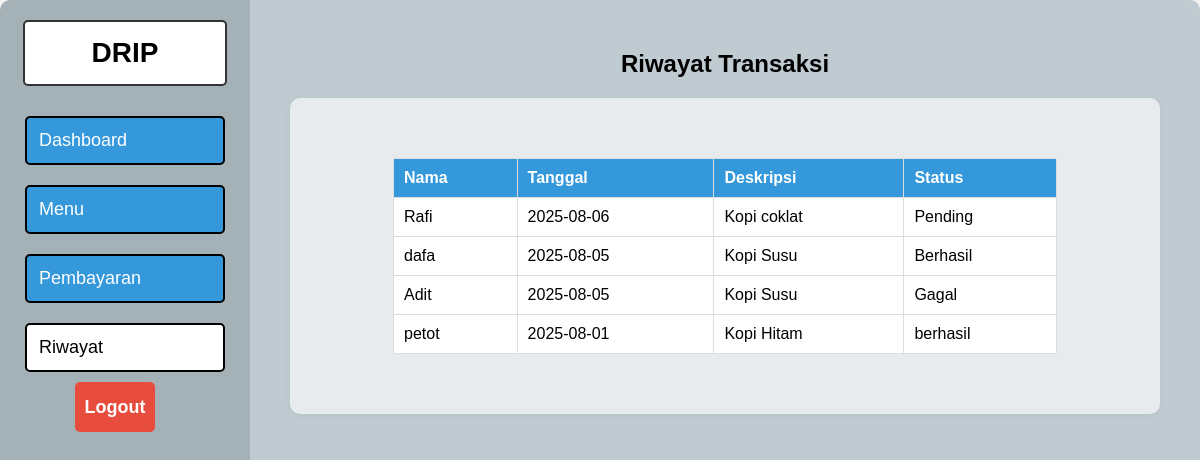
The page /pages/riwayat.php (signed in) on the database its author committed.
### tables this page shows
CREATE TABLE `transaksi` (
  `id_transaksi` int(11) NOT NULL,
  `tanggal` date NOT NULL,
  `nama` varchar(20) NOT NULL,
  `status` varchar(20) NOT NULL,
  `deskripsi` varchar(20) NOT NULL
);

### pages/riwayat.php (the view)
<?php
include '../includes/header.php';
include '../includes/db.php';
$transaksi = $conn->query("SELECT * FROM transaksi ORDER BY tanggal DESC");
?>
<div class="container">
  <div class="sidebar">
    <div class="logo">DRIP</div>
    <button class="nav-btn" onclick="window.location.href='dashboard.php'">Dashboard</button>
    <button class="nav-btn" onclick="window.location.href='menu.php'">Menu</button>
    <button class="nav-btn" onclick="window.location.href='pembayaran.php'">Pembayaran</button>
    <button class="nav-btn active">Riwayat</button>
    <form method="POST" action="../logout.php">
      <button class="logout">Logout</button>
    </form>
  </div>
  <div class="main-content">
    <h2 class="section-title">Riwayat Transaksi</h2>
    <div class="menu-section">
      <table class="menu-table">
        <thead>
          <tr>
            <th>Nama</th>
            <th>Tanggal</th>
            <th>Deskripsi</th>
            <th>Status</th>
          </tr>
        </thead>
        <tbody>
          <?php while ($row = $transaksi->fetch_assoc()) : ?>
            <tr>
              <td><?= htmlspecialchars($row['nama']) ?></td>
              <td><?= htmlspecialchars($row['tanggal']) ?></td>
              <td><?= htmlspecialchars($row['deskripsi']) ?></td>
              <td><?= htmlspecialchars($row['status']) ?></td>
            </tr>
          <?php endwhile; ?>
        </tbody>
      </table>
    </div>
  </div>
</div>

### assets/style.css (style rules this page uses)
button { padding: 10px 20px; background: #3498db; border: none; border-radius: 5px; cursor: pointer; color: white; }
table { border-collapse: collapse; width: 80%; margin: 20px auto; background: white; }
th, td { border: 1px solid #ddd; padding: 10px; text-align: left; }
th { background-color: #3498db; color: white; }
.container { display: flex; height: 100vh; box-sizing: border-box; }
.sidebar { width: 250px; background: #a4b1b7; padding: 20px 0; display: flex; flex-direction: column; align-items: center; border-radius: 10px 0 0 10px; }
.sidebar .logo { font-size: 28px; font-weight: bold; background: #fff; width: 80%; text-align: center; padding: 15px 0; border-radius: 5px; margin-bottom: 20px; border: 2px solid #333; }
.sidebar .nav-btn { width: 80%; padding: 12px; margin: 10px 0; border: 2px solid #000; border-radius: 5px; font-size: 18px; cursor: pointer; text-align: left; }
.sidebar .nav-btn.active { background: #fff; color: #000; }
.sidebar .logout { width: 80%; height: 50px; background: #e74c3c; color: #fff; border: none; border-radius: 5px; font-size: 18px; font-weight: bold; cursor: pointer; display: flex; justify-content: center; align-items: center; }
.main-content { flex: 1; background: #bfcad1; padding: 30px 40px; border-radius: 0 10px 10px 0; display: flex; flex-direction: column; color: black; box-sizing: border-box; }
.section-title { font-size: 24px; font-weight: bold; color: #000; }
.menu-section { background: #e7ebee; border-radius: 10px; padding: 40px 20px; box-sizing: border-box; box-shadow: 0 2px 8px rgba(0,0,0,0.04); min-height: 300px; display: flex; gap: 30px; flex-wrap: wrap; justify-content: center; align-items: flex-start; }

### rows shown on the page
transaksi: nama "Rafi", tanggal "2025-08-06", deskripsi "Kopi coklat", status "Pending"
transaksi: nama "dafa", tanggal "2025-08-05", deskripsi "Kopi Susu", status "Berhasil"
transaksi: nama "Adit", tanggal "2025-08-05", deskripsi "Kopi Susu", status "Gagal"
transaksi: nama "petot", tanggal "2025-08-01", deskripsi "Kopi Hitam", status "berhasil"
